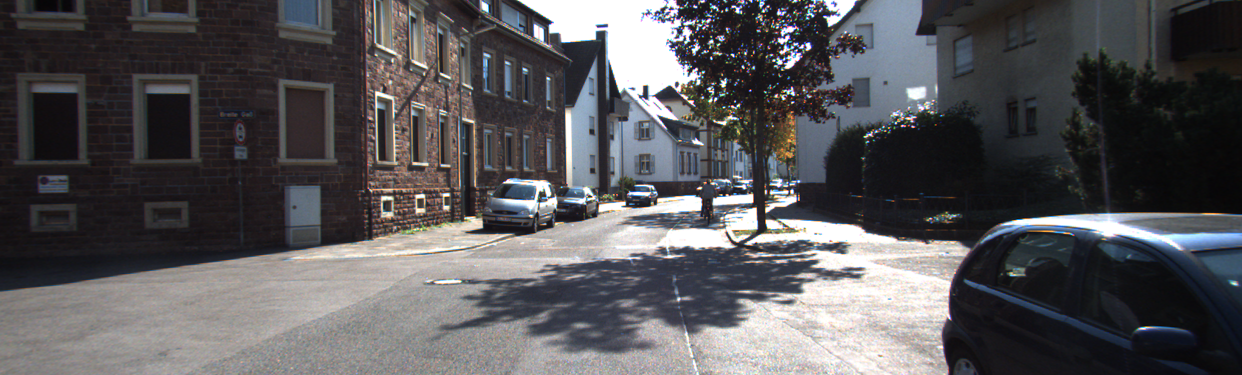
#> input picture 000528.png, 1242 x 375 px
$ jupyter execute 'Explorig Color Spaces  with 3D plots.ipynb'   (shell and % lines are left out)   (older library calls are emulated)
#> lines starting #> are read from the running program, lines starting #| are printed output that depends on the picture
[cell 1]
import cv2
import numpy as np
import matplotlib.pyplot as plt
from mpl_toolkits.mplot3d import Axes3D

[cell 2]
def plot_3d(pixels, colors_rgb, axis_labels = list("RGB"), axis_limits=((0,255),(0,255),(0,255))):
    """plot pixels in 3d"""
    figure=plt.figure(figsize=(8,8))
    ax = Axes3D(figure)

    #set axis limits
    ax.set_xlim(*axis_limits[0])
    ax.set_ylim(*axis_limits[1])
    ax.set_zlim(*axis_limits[2])


    #Set axis labels and sizes
    ax.tick_params(axis='both', which='major', labelsize=14, pad=8)
    ax.set_xlabel(axis_labels[0], fontsize=16, labelpad=16)
    ax.set_ylabel(axis_labels[1], fontsize=16, labelpad=16)
    ax.set_zlabel(axis_labels[2], fontsize=16, labelpad=16)

    # Plot pixel values with colors given in colors_rgb
    ax.scatter(
        pixels[:, :, 0].ravel(),
        pixels[:, :, 1].ravel(),
        pixels[:, :, 2].ravel(),
        c=colors_rgb.reshape((-1, 3)), edgecolors='none')

    return ax  # return Axes3D object for further manipulation

[cell 3]
#reading an image
image = cv2.imread("000528.png")
#> image is the input picture: shape (375, 1242, 3); mean B, G, R 89, 86.4, 87.6
plt.imshow(image)

[cell 4]
#shape of the image
image.shape
#> Out = (375, 1242, 3)

[cell 5]
# Select a small fraction of pixels to plot by subsampling it
scale = max(image.shape[0], image.shape[1], 64) / 64
#> scale = 19.41
small_image = cv2.resize(image,(np.int(image.shape[1] / scale), np.int(image.shape[0] / scale)),interpolation=cv2.INTER_NEAREST)

[cell 6]
#new Image Shape
small_image.shape
#> Out = (19, 64, 3)

[cell 7]
# Convert subsampled image to desired color space(s)
img_small_RGB = cv2.cvtColor(small_image, cv2.COLOR_BGR2RGB)  # OpenCV uses BGR, matplotlib likes RGB
img_small_HSV = cv2.cvtColor(small_image, cv2.COLOR_BGR2HSV)
img_small_rgb = img_small_RGB / 255.  # scaled to [0, 1], only for plotting

[cell 8]
plt.imshow(img_small_rgb)
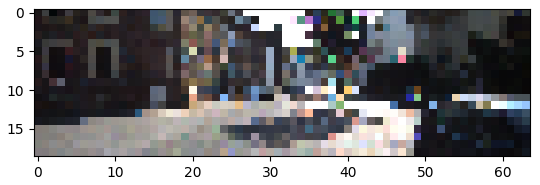
#> figure drawn by matplotlib, 1 panel

[cell 9]
plt.imshow(img_small_HSV)
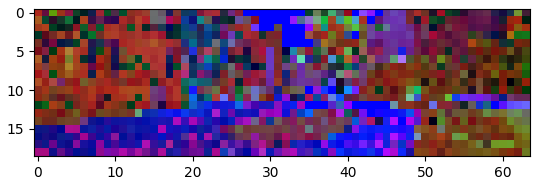
#> figure drawn by matplotlib, 1 panel

[cell 10]
# Plot and show
plot_3d(img_small_RGB, img_small_rgb)
plt.show()

[cell 11]
plot_3d(img_small_HSV, img_small_rgb, axis_labels=list("HSV"))
plt.show()

# Vehicle

[cell 12]
#reading an image
image = cv2.imread("car2.png")
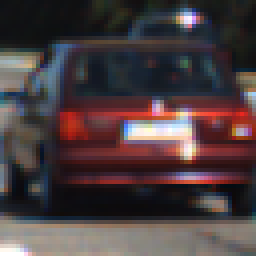
#> input picture car2.png, 64 x 64 px (shown 4 times larger)
#> image is the input picture: shape (64, 64, 3); mean B, G, R 63.7, 61.8, 75.2
plt.imshow(image)

[cell 13]
# Select a small fraction of pixels to plot by subsampling it
scale = max(image.shape[0], image.shape[1], 64) / 64
#> scale = 1
small_image = cv2.resize(image,(np.int(image.shape[1] / scale), np.int(image.shape[0] / scale)),interpolation=cv2.INTER_NEAREST)
# Convert subsampled image to desired color space(s)
img_small_RGB = cv2.cvtColor(small_image, cv2.COLOR_BGR2RGB)  # OpenCV uses BGR, matplotlib likes RGB
img_small_HSV = cv2.cvtColor(small_image, cv2.COLOR_BGR2HSV)
#> img_small_HSV: shape (64, 64, 3); mean H, S, V 87.1, 80.1, 81.9
img_small_HLS = cv2.cvtColor(small_image,cv2.COLOR_BGR2HLS)
#> img_small_HLS: shape (64, 64, 3); mean of channels 0, 1, 2 87.4, 68.8, 57.8
img_small_LUV = cv2.cvtColor(small_image, cv2.COLOR_BGR2LUV)
#> img_small_LUV: shape (64, 64, 3); mean of channels 0, 1, 2 68.6, 103, 137
img_small_rgb = img_small_RGB / 255.  # scaled to [0, 1], only for plotting

[cell 14]
# Plot and show
plot_3d(img_small_RGB, img_small_rgb)
plt.show()

[cell 15]
plot_3d(img_small_HSV, img_small_rgb, axis_labels=list("HSV"))
plt.show()

[cell 16]
plot_3d(img_small_HSV, img_small_rgb, axis_labels=list("HLS"))
plt.show()

[cell 17]
plot_3d(img_small_LUV, img_small_rgb, axis_labels=list("LUV"))
plt.show()

# Non-Vehicle

[cell 18]
#reading an image
image = cv2.imread("building.png")
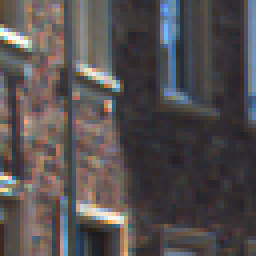
#> input picture building.png, 64 x 64 px (shown 4 times larger)
#> image is the input picture: shape (64, 64, 3); mean B, G, R 79.9, 79, 84.7
# Select a small fraction of pixels to plot by subsampling it
scale = max(image.shape[0], image.shape[1], 64) / 64
small_image = cv2.resize(image,(np.int(image.shape[1] / scale), np.int(image.shape[0] / scale)),interpolation=cv2.INTER_NEAREST)
# Convert subsampled image to desired color space(s)
img_small_RGB = cv2.cvtColor(small_image, cv2.COLOR_BGR2RGB)  # OpenCV uses BGR, matplotlib likes RGB
img_small_HSV = cv2.cvtColor(small_image, cv2.COLOR_BGR2HSV)
#> img_small_HSV: shape (64, 64, 3); mean H, S, V 84.2, 49.9, 92
img_small_rgb = img_small_RGB / 255.  # scaled to [0, 1], only for plotting
plot_3d(img_small_RGB, img_small_rgb)
plt.show()
